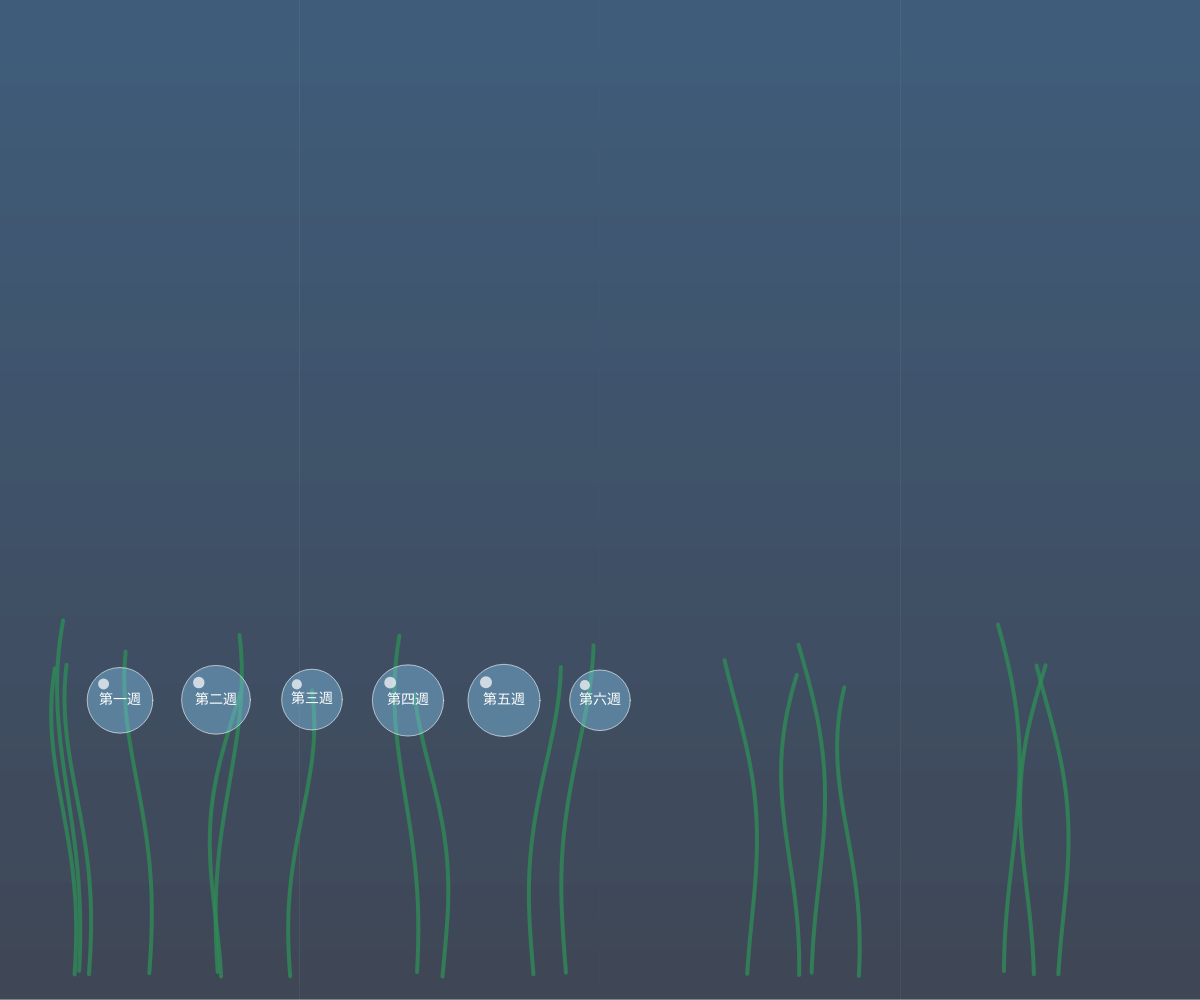
Frame 1 (no input)
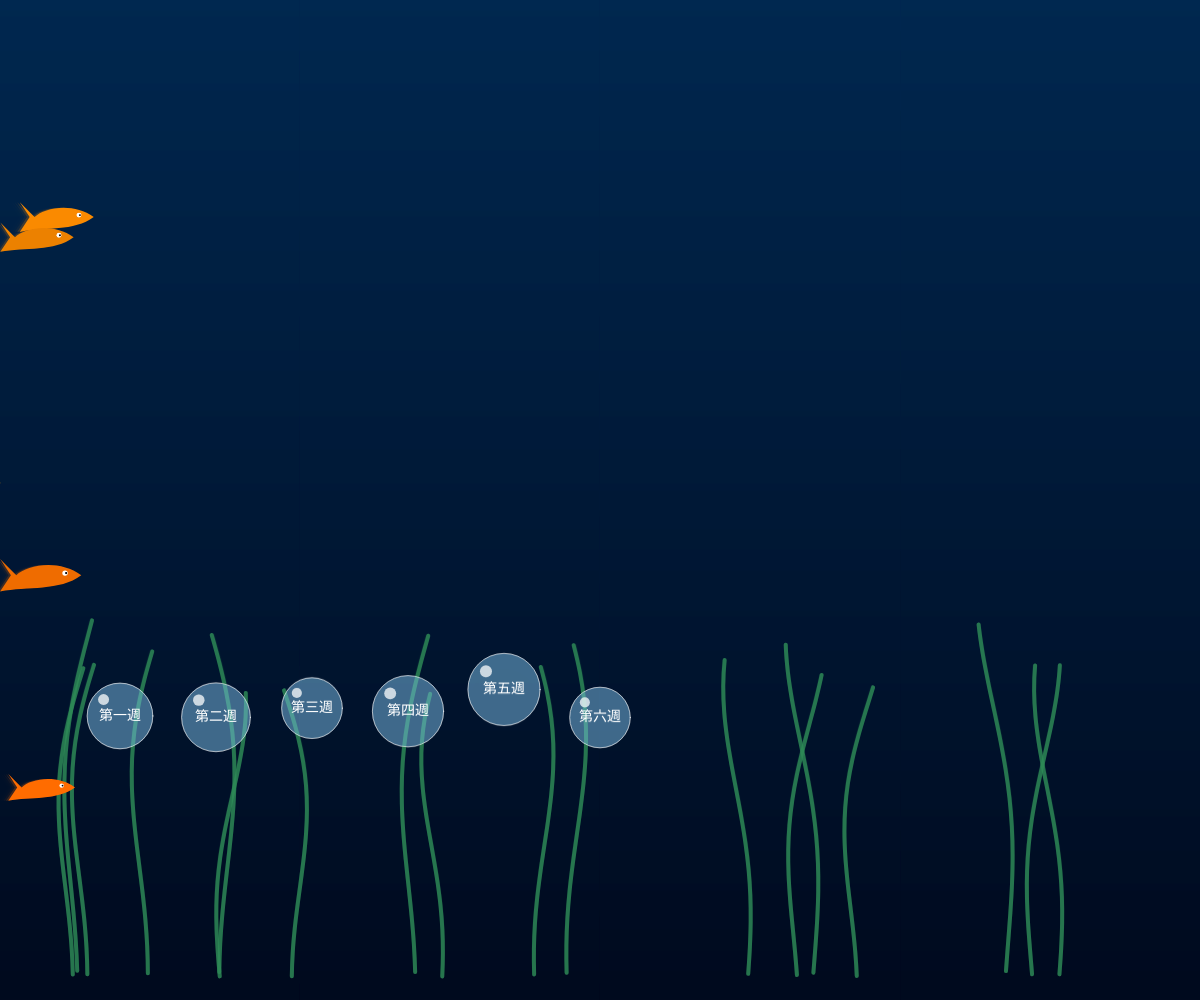
Frame 60 (no input)
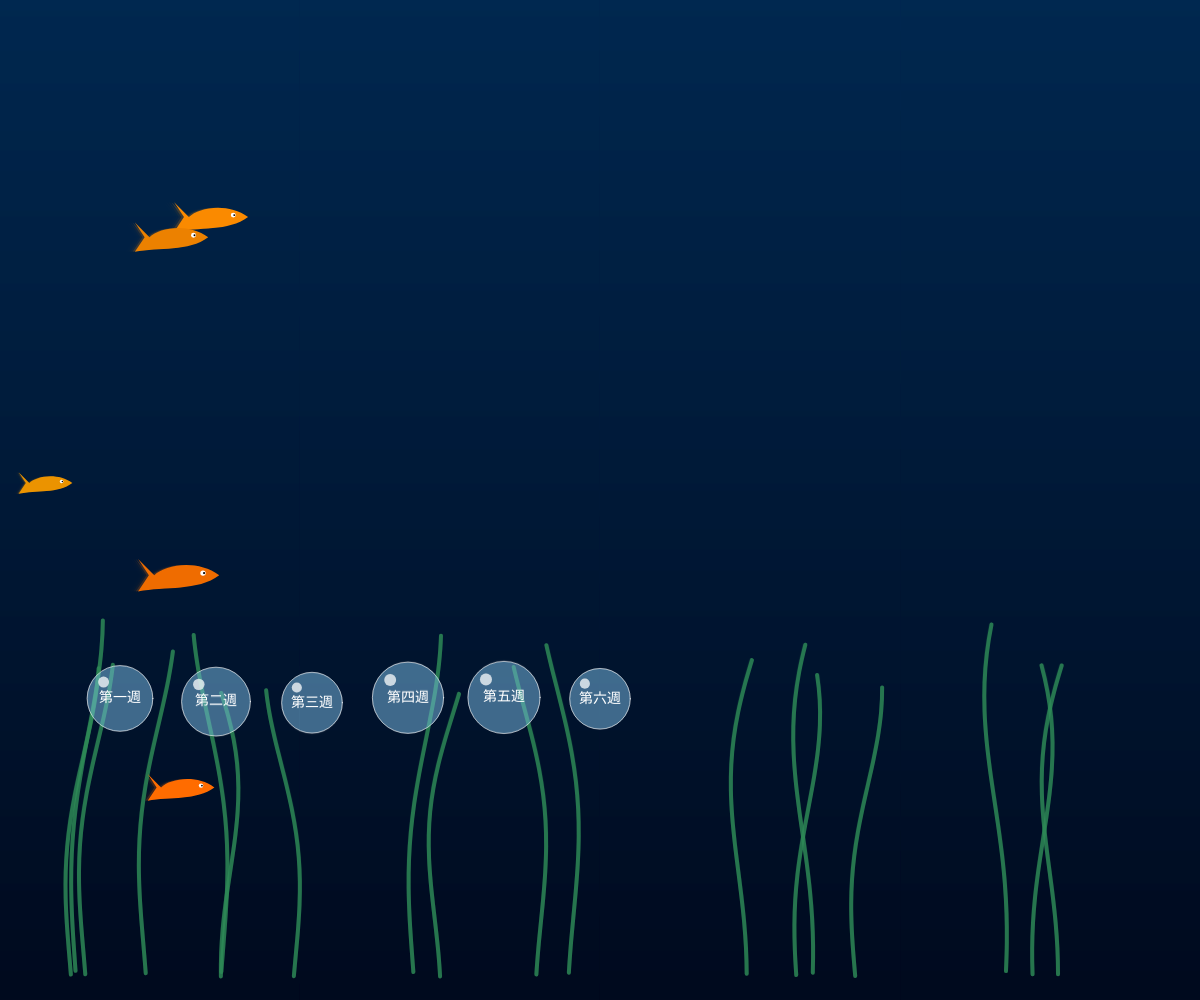
Frame 120 (the mouse pressed at the canvas centre since frame 60)

The p5.js sketch that drew these frames (run headless with seeded random() and noise() and a simulated clock; from frame 60 on, the mouse is pressed at the canvas centre):

// p5.js sketch
// ── sketch.js
/**
 * 水底世界展覽區
 */

let seaweeds = [];
let bubbles = [];
let fishes = [];
let assignments = [
  { week: "第一週", title: "幾何練習", url: "./week1" },
  { week: "第二週", title: "色彩互動", url: "./week2" },
  { week: "第三週", title: "Vertex 創作", url: "./week3" },
  { week: "第四週", title: "海草生態", url: "./week4" },
  { week: "第五週", title: "進階特效", url: "./week5" },
  { week: "第六週", title: "整合應用", url: "./week6" }
];

function setup() {
  createCanvas(windowWidth, windowHeight);
  
  // 初始化海草 (數量隨作業數增加)
  for (let i = 0; i < assignments.length * 3; i++) {
    seaweeds.push(new Seaweed(random(width), assignments.length));
  }
  
  // 初始化互動氣泡
  for (let i = 0; i < assignments.length; i++) {
    let x = map(i, 0, assignments.length - 1, width * 0.1, width * 0.5);
    bubbles.push(new AssignmentBubble(x, height * 0.7, assignments[i]));
  }

  // 初始化裝飾魚群
  for (let i = 0; i < 5; i++) {
    fishes.push(new VertexFish());
  }
}

function draw() {
  // 水底漸層背景
  backgroundGradient();
  
  // 繪製海草
  for (let sw of seaweeds) {
    sw.update();
    sw.display();
  }
  
  // 繪製魚群
  for (let f of fishes) {
    f.update();
    f.display();
  }
  
  // 繪製與更新氣泡
  for (let b of bubbles) {
    b.update();
    b.display();
  }
}

// -----------------------------------------------------------
// Class: 動態海草
// -----------------------------------------------------------
class Seaweed {
  constructor(x, growthFactor) {
    this.x = x;
    this.baseHeight = random(100, 200);
    this.targetHeight = this.baseHeight + (growthFactor * 40); // 隨作業數長高
    this.segments = 15;
    this.angleOffset = random(1000);
  }

  update() {
    this.angleOffset += 0.02;
  }

  display() {
    push();
    noFill();
    stroke(46, 139, 87, 200);
    strokeWeight(4);
    beginShape();
    for (let i = 0; i < this.segments; i++) {
      let y = height - (i * this.targetHeight / this.segments);
      let xOff = sin(this.angleOffset + i * 0.3) * (i * 2); 
      curveVertex(this.x + xOff, y);
    }
    endShape();
    pop();
  }
}

// -----------------------------------------------------------
// Class: 互動氣泡 (作業點)
// -----------------------------------------------------------
class AssignmentBubble {
  constructor(x, y, data) {
    this.pos = createVector(x, y);
    this.data = data;
    this.size = random(60, 80);
    this.noiseOffset = random(1000);
  }

  update() {
    // 輕微漂浮感
    this.pos.y += sin(frameCount * 0.05 + this.noiseOffset) * 0.5;
  }

  display() {
    push();
    translate(this.pos.x, this.pos.y);
    
    // 氣泡本體
    fill(135, 206, 250, 100);
    stroke(255, 150);
    ellipse(0, 0, this.size);
    
    // 高光
    fill(255, 180);
    noStroke();
    ellipse(-this.size/4, -this.size/4, this.size/6);
    
    // 文字
    textAlign(CENTER, CENTER);
    fill(255);
    textSize(14);
    text(this.data.week, 0, 0);
    pop();
  }

  isClicked(mx, my) {
    let d = dist(mx, my, this.pos.x, this.pos.y);
    return d < this.size / 2;
  }
}

// -----------------------------------------------------------
// Class: Vertex 魚 (利用 beginShape 繪製)
// -----------------------------------------------------------
class VertexFish {
  constructor() {
    this.reset();
  }

  reset() {
    this.pos = createVector(-100, random(height * 0.2, height * 0.8));
    this.speed = random(1, 3);
    this.size = random(0.5, 1.2);
    this.color = color(random(200, 255), random(100, 200), 0);
  }

  update() {
    this.pos.x += this.speed;
    if (this.pos.x > width + 100) this.reset();
  }

  display() {
    push();
    translate(this.pos.x, this.pos.y);
    scale(this.size);
    fill(this.color);
    noStroke();
    
    // 使用 Vertex 勾勒魚的身型
    beginShape();
    vertex(40, 0);         // 魚頭
    bezierVertex(20, -15, -10, -10, -20, 0); // 背部
    vertex(-35, -15);      // 尾鰭上
    vertex(-25, 0);        // 尾柄
    vertex(-35, 15);       // 尾鰭下
    bezierVertex(-10, 10, 20, 15, 40, 0);    // 腹部
    endShape(CLOSE);
    
    // 魚眼
    fill(255);
    ellipse(25, -2, 5);
    fill(0);
    ellipse(26, -2, 2);
    pop();
  }
}

// 繪製漸層背景
function backgroundGradient() {
  let c1 = color(0, 40, 80);
  let c2 = color(0, 10, 30);
  for (let y = 0; y < height; y++) {
    let inter = map(y, 0, height, 0, 1);
    let c = lerpColor(c1, c2, inter);
    stroke(c);
    line(0, y, width, y);
  }
}

// -----------------------------------------------------------
// 互動整合
// -----------------------------------------------------------
function mousePressed() {
  for (let b of bubbles) {
    if (b.isClicked(mouseX, mouseY)) {
      // 顯示 Iframe 並更換 URL
      let frameDiv = document.getElementById('content-frame');
      let iframe = document.getElementById('work-iframe');
      frameDiv.style.display = 'block';
      iframe.src = b.data.url;
    }
  }
}

function windowResized() {
  resizeCanvas(windowWidth, windowHeight);
}

// ── style.css
html, body {
  margin: 0;
  padding: 0;
}

canvas {
  display: block;
}

/* 作品顯示視窗樣式 */
#content-frame {
  position: absolute;
  top: 50%;
  left: 50%;
  transform: translate(-50%, -50%); /* 核心置中語法 */
  width: 85%;  /* 放大寬度 */
  height: 85%; /* 放大高度 */
  border: 5px solid rgba(255, 255, 255, 0.4);
  border-radius: 20px;
  background: rgba(255, 255, 255, 0.95); /* 稍微提高不透明度，讓作品更清楚 */
  box-shadow: 0 0 50px rgba(0, 0, 0, 0.5); /* 增加陰影更有懸浮感 */
  z-index: 1000;
  display: none;
}

.iframe-close {
  position: absolute;
  top: -35px;
  right: 10px;
  color: white;
  font-weight: bold;
  cursor: pointer;
  font-family: sans-serif;
  font-size: 18px;
}
